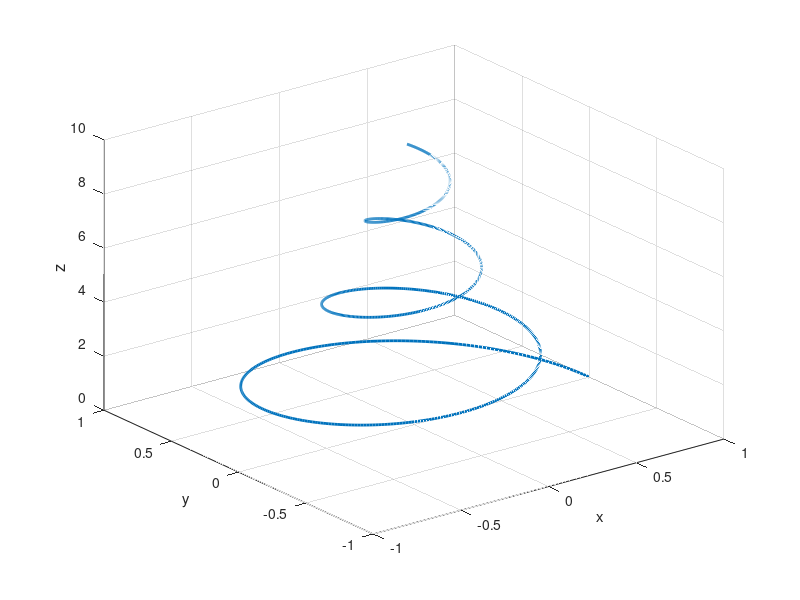
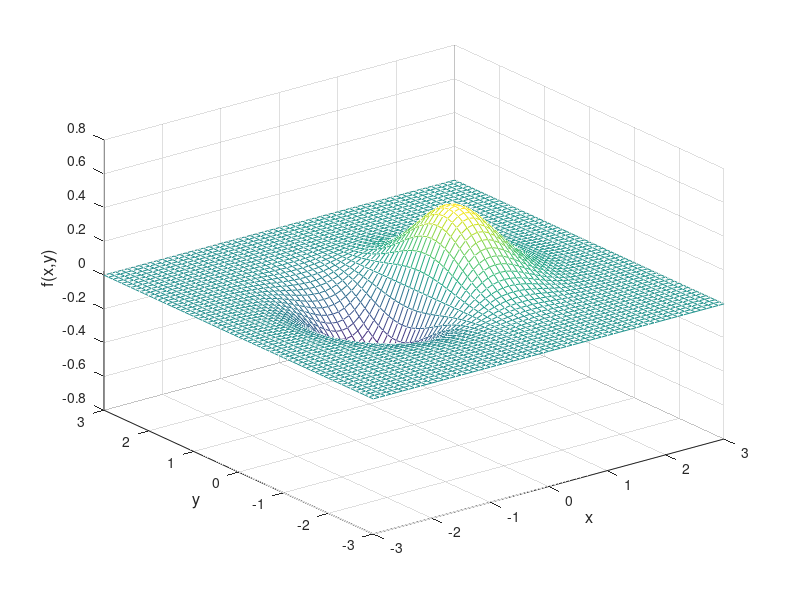
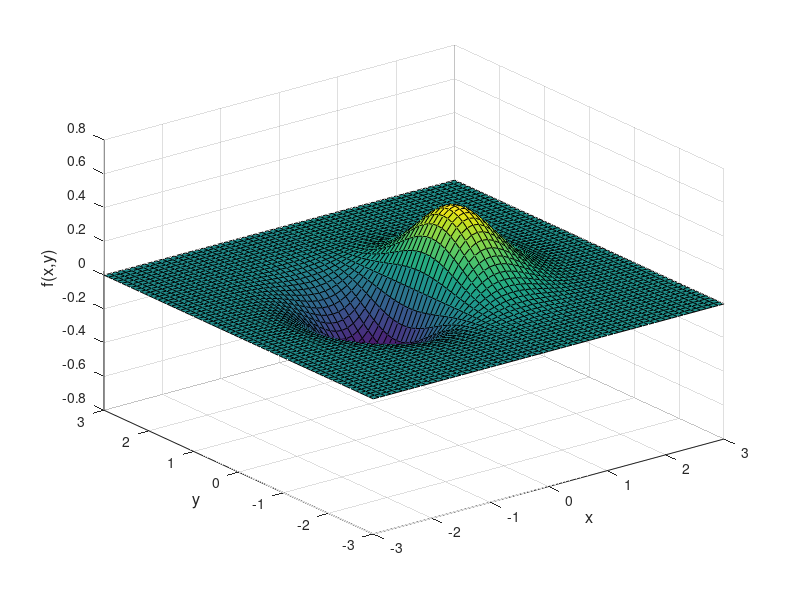
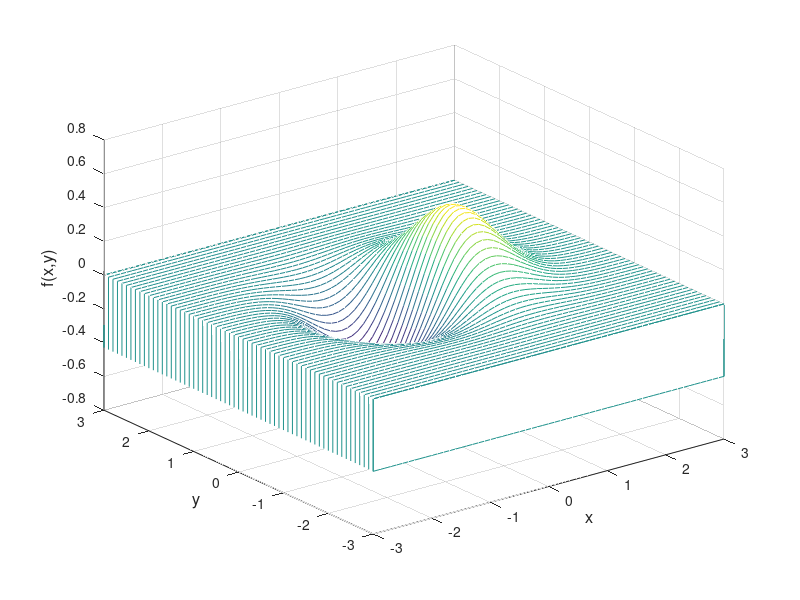

Source code (MATLAB) for these figures, in order:
% Tad Riley
% Date: Nov 12, 2017
% Last Edit:
% Source: notes12
% 3D Plotting

clear; close all;

t=0:.01:10;
x = exp(-0.2*t).*cos(2*t);
y = exp(-0.2*t).*sin(2*t);

figure;
plot3(x,y,t,'LineWidth',2)
xlabel('x')
ylabel('y')
zlabel('z','FontSize',12)
grid on

x = 0:1:5; y = 0:1:5;
[x,y] = meshgrid(x,y)

x=-3:0.1:3;
y = x;
[X,Y]=meshgrid(x,y);
Z = X.*exp(-(X.^2+Y.^2));

% prints a mesh with spaces in between lines left empty
figure;
mesh(X,Y,Z);
xlabel('x','FontSize',12)
ylabel('y','FontSize',12)
zlabel('f(x,y)','FontSize',12)

% Prints a surface with meshgrid in black and surfaces in between filled
% with color
figure;
surf(X,Y,Z);
xlabel('x','FontSize',12)
ylabel('y','FontSize',12)
zlabel('f(x,y)','FontSize',12)

% Creates a plot with all lines drawn in the same direction
figure;
waterfall(X,Y,Z);
xlabel('x','FontSize',12)
ylabel('y','FontSize',12)
zlabel('f(x,y)','FontSize',12)

% Creates a contour plot
figure;
contour(X,Y,Z);
xlabel('x','FontSize',12)
ylabel('y','FontSize',12)

% Creates a contour plot with 20 contours
figure;
contour(X,Y,Z,20);
xlabel('x','FontSize',12)
ylabel('y','FontSize',12)

% Creates a contour plot with labels
figure;
p = contour(X,Y,Z);
clabel(p);              % labels the contours
xlabel('x','FontSize',12)
ylabel('y','FontSize',12)

% See the mesh and contour plots at once
figure;
meshc(X,Y,Z);
xlabel('x','FontSize',12)
ylabel('y','FontSize',12)
zlabel('f(x,y)','FontSize',12)

% Display the 3D surface and contour plot
figure;
surfc(X,Y,Z);
xlabel('x','FontSize',12)
ylabel('y','FontSize',12)
zlabel('f(x,y)','FontSize',12)
